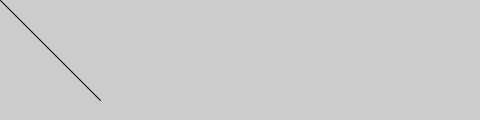
Frame 1 (no input)
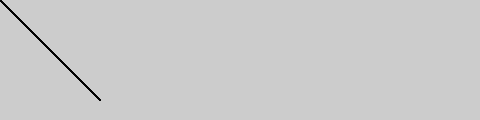
Frame 60 (the mouse pressed at the canvas centre just before this capture)
Frame 120 (the mouse held since frame 60 and released just before this capture): identical to frame 60, image omitted

The Processing sketch that drew these frames (run headless with seeded random() and noise(); from frame 60 on, the mouse is pressed at the canvas centre):

// Processing sketch: programing1_lesson02_sample3
// ── programing1_lesson02_sample3.pde
void setup(){
  size(480, 120);
}

void draw(){
 line(0, 0, 100, 100); 
}
